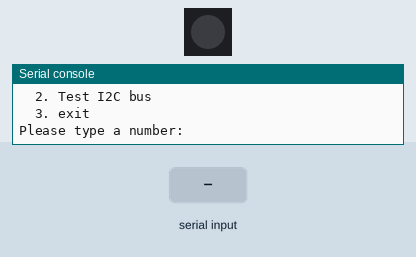
Bench run of a program on a simulated Circuit Playground running CircuitPython. Parts: 1 RGB LEDs in strip order, left to right, the last lines printed to the serial console. The inputs (shaded band) are chosen by the test bench. Dim RGB values are drawn brighter than linear.

Above: at 1.2 s.
1.3 s: "0" typed at the serial console, then Enter
At 1.35 s:
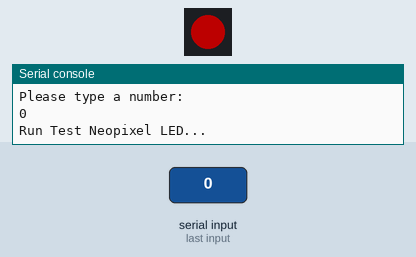
At 4.26 s:
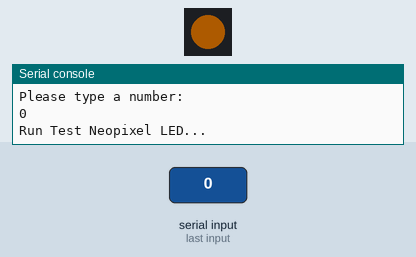
Timing chart, 0 to 17.1 s (numbered marks = the images above; inputs shaded):
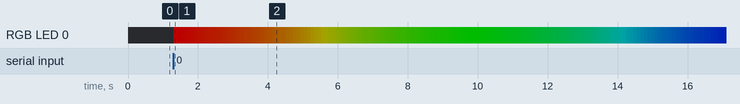

The program:

main.py
```python
import time
import board


class TestNeopixel:
    @staticmethod
    def name():
        return 'Test Neopixel LED'

    def run(self):
        # For Trinket M0, Gemma M0, ItsyBitsy M0 Express and ItsyBitsy M4 Express
        # import adafruit_dotstar
        # led = adafruit_dotstar.DotStar(board.APA102_SCK, board.APA102_MOSI, 1)
        # For Feather M0 Express, Metro M0 Express, Metro M4 Express and Circuit Playground Express
        import neopixel
        led = neopixel.NeoPixel(board.NEOPIXEL, 1)

        def wheel(pos):
            # Input a value 0 to 255 to get a color value.
            # The colours are a transition r - g - b - back to r.
            if pos < 0 or pos > 255:
                return 0, 0, 0
            if pos < 85:
                return int(255 - pos * 3), int(pos * 3), 0
            if pos < 170:
                pos -= 85
                return 0, int(255 - pos * 3), int(pos * 3)
            pos -= 170
            return int(pos * 3), 0, int(255 - (pos * 3))

        led.brightness = 0.3

        for i in range(0, 255):
            led.fill(wheel(i % 256)) # run from 0 to 255
            time.sleep(0.1)


class TestDigitalPort:
    @staticmethod
    def name():
        return 'Test digital I/O ports'

    def run(self):
        import digitalio
        leds = [
            digitalio.DigitalInOut(board.A0),
            digitalio.DigitalInOut(board.A1),
            digitalio.DigitalInOut(board.A2),
            digitalio.DigitalInOut(board.A3),
            digitalio.DigitalInOut(board.A4),
            digitalio.DigitalInOut(board.A5),
            digitalio.DigitalInOut(board.D2),
            digitalio.DigitalInOut(board.D5),
            digitalio.DigitalInOut(board.D6),
            digitalio.DigitalInOut(board.D9),
            digitalio.DigitalInOut(board.D10),
            digitalio.DigitalInOut(board.D11),
            digitalio.DigitalInOut(board.D12),
            digitalio.DigitalInOut(board.D13),
            digitalio.DigitalInOut(board.SCK),
            digitalio.DigitalInOut(board.MOSI),
            digitalio.DigitalInOut(board.MISO),
            digitalio.DigitalInOut(board.RX),
            digitalio.DigitalInOut(board.TX),
            digitalio.DigitalInOut(board.SDA),
            digitalio.DigitalInOut(board.SCL),
            digitalio.DigitalInOut(board.SWITCH),
            digitalio.DigitalInOut(board.RED_LED),
            digitalio.DigitalInOut(board.BLUE_LED),
            ]

        for i in range(0, len(leds)):
            leds[i].direction = digitalio.Direction.OUTPUT
        for i in range(0, len(leds)):
            leds[i].value = False

        for i in range(0, len(leds)):
            leds[i].value = True
            time.sleep(0.2)

        for i in range(0, len(leds)):
            leds[i].value = False
        for i in range(0, len(leds)):
            leds[i].direction = digitalio.Direction.INPUT


class TestI2C:
    @staticmethod
    def name():
        return 'Test I2C bus'

    def run(self):
        import busio

        i2c = busio.I2C(board.SCL, board.SDA)
        while not i2c.try_lock():
             pass
        print('scanning in I2C bus...')
        try:
            addrs = [hex(x) for x in i2c.scan()]
        finally:
            i2c.unlock()
        print(addrs)

#
#  main
#
tests = [
    TestNeopixel,
    TestDigitalPort,
    TestI2C,
]
cmd = None
while cmd is None:
    try:
        print()
        print('Select:')
        for i in range(0, len(tests)):
            print('  %d. %s' % (i, tests[i].name()))
        print('  %d. exit' % len(tests))
        cmd = int(input('Please type a number: '))
        if cmd < 0 or len(tests) < cmd:
            cmd = None
    except Exception as ex:
        pass

if cmd < len(tests):
    print('Run %s...' % tests[cmd].name())
    tests[cmd]().run()
```

Measured:
- after the input at 1.3 s, RGB LED 0: off → RGB(76, 0, 0) at once, → RGB(75, 0, 0) 0.10 s later, → RGB(74, 1, 0) 0.10 s later, → RGB(73, 2, 0) 0.10 s later, … (157 changes in this stretch)
